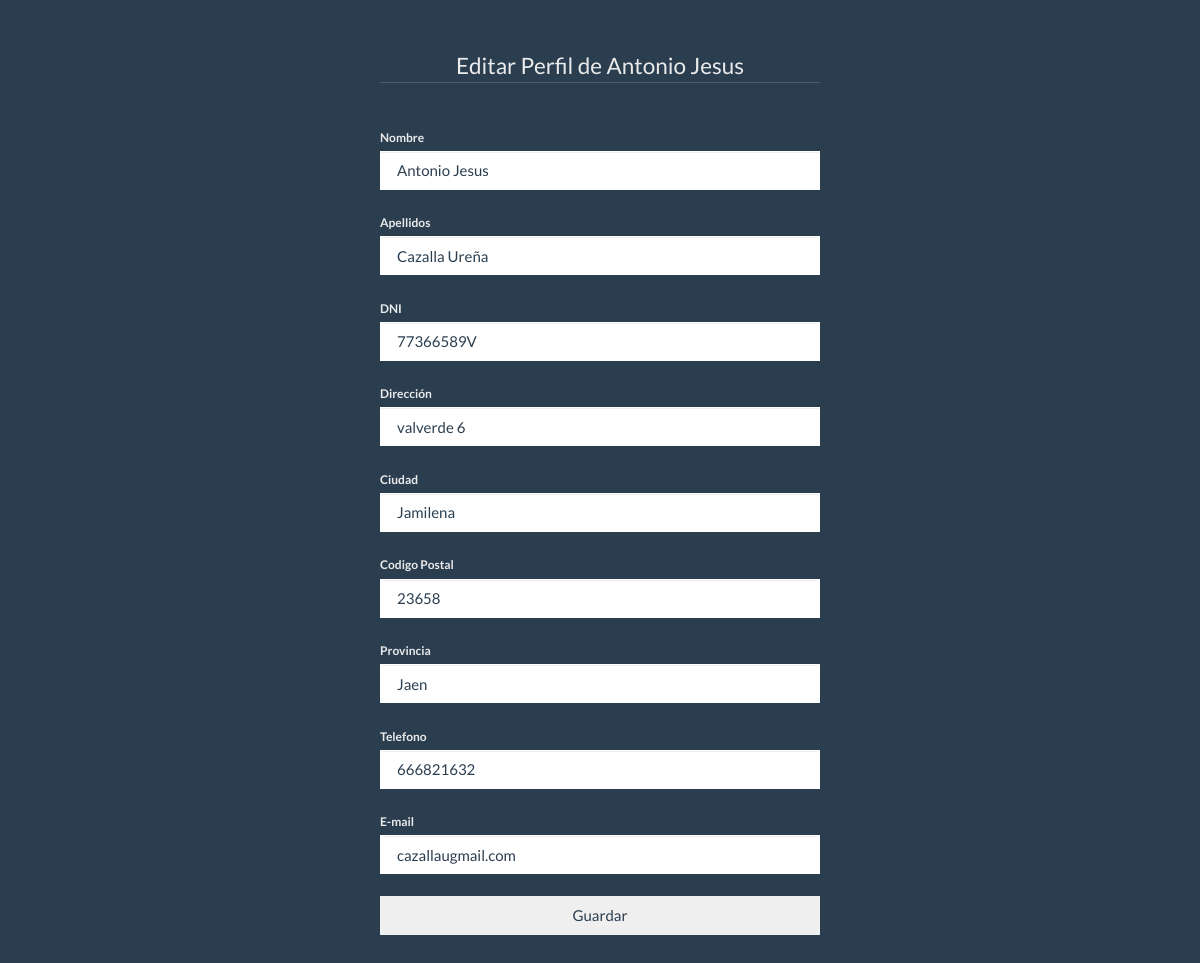
Screenshot of /floristeriahtm/admin/editar.php (signed in) with the database file from the repository.
### tables this page shows
CREATE TABLE `usuarios` (
  `id` int(11) NOT NULL,
  `usuario` varchar(100) NOT NULL DEFAULT '',
  `contraseña` varchar(32) NOT NULL DEFAULT '',
  `nombre` varchar(50) NOT NULL DEFAULT '',
  `apellidos` varchar(100) NOT NULL DEFAULT '',
  `dni` varchar(9) NOT NULL DEFAULT '',
  `direccion` varchar(150) NOT NULL DEFAULT '',
  `telefono` varchar(14) NOT NULL DEFAULT '',
  `email` varchar(100) NOT NULL DEFAULT '',
  `ciudad` varchar(100) NOT NULL DEFAULT '',
  `cp` varchar(5) NOT NULL DEFAULT '',
  `provincia` varchar(100) NOT NULL DEFAULT ''
);

### floristeriahtm/admin/editar.php (the view, shortened to what this page needs)
<!DOCTYPE html>
<html lang="es">
    <head>
        <link href="../css/bootstrap.min.css" rel="stylesheet">
    </head>
    <body>
        <?php
    require("conexion.php");
    $id_user = $_SESSION["userId"];
    $conexion = mysqli_connect($db_host, $db_user, $db_password);
    mysqli_select_db($conexion, $db_database) or die ("imposible conectar");
    mysqli_set_charset($conexion,"utf8");
    $consulta1 = "SELECT * FROM usuarios WHERE id = '$id_user'";
    $resultado1 = mysqli_query($conexion, $consulta1);
    $num_rows = mysqli_num_rows($resultado1);
    if($num_rows>0){
        $fila = mysqli_fetch_array($resultado1);
    }else{
        mysqli_close($conexion);
    }
    ?>
        <div class="container">
            <div class="col-xs-1 col-md-6" >
            <div class="col-md-12" style="padding:0px">
            <div class="col-md-12" style="padding:50px">
            <fieldset >
                <legend><center>Editar Perfil de <?php echo$_SESSION['nombre'];?></center></legend>
                <form id="registro" action="modificar.php" method="POST">
                        <label for="nombre" class="control-label">Nombre </label>
                        <input type="text" id="nombre" name="nombre" class="form-control" value="<?php echo $fila['nombre'];?>">
                        <label for="apellidos" class="control-label">Apellidos </label>
                        <input type="text" id="apellidos" name="apellidos" class="form-control" value="<?php echo $fila['apellidos'];?>">
                        <label for="dni" class="control-label">DNI </label>
                        <input type="text" id="dni" name="dni" class="form-control" value="<?php echo $fila['dni'];?>">
                        <label for="direccion" class="control-label">Dirección </label>
                        <input type="text" id="direccion" name="direccion" class="form-control" value="<?php echo $fila['direccion'];?>">
                        <label for="ciudad" class="control-label">Ciudad </label>
                        <input type="text" id="ciudad" name="ciudad" class="form-control" value="<?php echo $fila['ciudad'];?>">
                        <label for="cp" class="control-label">Codigo Postal </label>
                        <input type="text" id="cp" name="cp" maxlength="5" class="form-control" value="<?php echo $fila['cp'];?>">
                        <label for="provincia" class="control-label">Provincia </label>
                        <input type="text" id="provincia" name="provincia" maxlength="100" class="form-control" value="<?php echo $fila['provincia'];?>">
                        <label for="telefono" class="control-label">Telefono </label>
                        <input type="text" id="telefono" name="telefono" class="form-control" value="<?php echo $fila['telefono'];?>">
                        <label for="mail" class="control-label">E-mail </label>
                        <input type="text" id="mail" name="mail" class="form-control" value="<?php echo $fila['email'];?>">
                        <input type="submit" id="guardar" name="guardar" value="Guardar" class="btn btn-group-justified" >
                        </form>
            </fieldset>
            </div>
            </div>
            </div>
            </div>
    </body>
</html>

### rows the page displays
usuarios: nombre "Antonio Jesus", apellidos "Cazalla Ureña", dni "77366589V", direccion "valverde 6", ciudad "Jamilena", cp "23658", provincia "Jaen", telefono "666821632", mail "cazallaugmail.com"

### other values shown
$_SESSION['nombre'] "Antonio Jesus"
